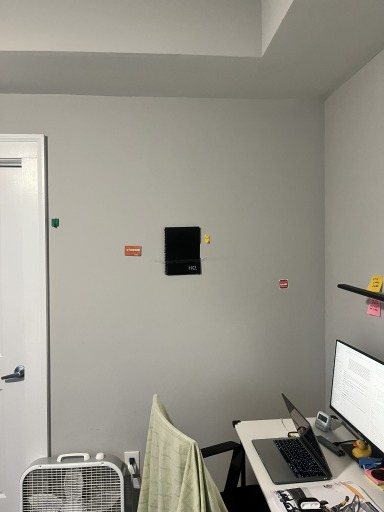
#> input picture data/module3_samples/sample_photo.jpg, 384 x 512 px
$ python verify_convolution.py --experiment --image ../data/module3_samples/sample_photo.jpg
#> lines starting #> are read from the running program, lines starting #| are printed output that depends on the picture
### src/filtering.py
"""
filtering.py

All the blurring math for Module 3, kept in one place so the Streamlit page
(`modules/module3.py`) and the command-line scripts (`blur.py`,
`verify_convolution.py`) are provably running the same code. Same reason
`common.py` exists for Module 2 -- if the app and the scripts each had their
own copy of the convolution, a "proof" that the two domains agree would only
be proving something about whichever copy I happened to run.

Nothing in here calls cv2.filter2D, cv2.blur or cv2.GaussianBlur to do the
actual work. The whole point of the assignment is the filtering itself, so
the spatial convolution is written out from scratch with numpy indexing, and
the frequency-domain version uses only the FFT. OpenCV shows up exactly once,
in `reference_opencv()`, which I use purely as an independent sanity check
that my from-scratch version is correct.

The one thing worth reading before the rest of this file: the DFT implements
*circular* convolution, not linear convolution. Multiplying two DFTs and
transforming back wraps the image around at the borders. So "does the spatial
result equal the Fourier result" only has a yes/no answer once you say which
boundary rule the spatial version used. Match the boundary handling
(`boundary='wrap'` vs `convolve_fft_circular`) and they agree to floating-point
noise; mismatch it and they differ in a border strip of exactly (k-1)/2 pixels
and nowhere else. Both cases are demonstrated in the app, because the second
one is the more instructive picture.

Convention note: this module computes true convolution, so the kernel is
flipped before it is applied. For the symmetric blur kernels here (box and
Gaussian) flipping changes nothing, but writing correlation and calling it
convolution would make the Fourier comparison an accident rather than a proof.
"""
import time

import numpy as np

# numpy pad mode for each boundary rule I expose in the UI.
#   wrap      -- circular; the one the DFT implicitly assumes
#   zero      -- pad with 0 (linear convolution); darkens the border
#   reflect   -- mirror across the edge pixel, OpenCV's BORDER_REFLECT_101
#   replicate -- repeat the edge pixel, OpenCV's BORDER_REPLICATE
_PAD_MODE = {
    'wrap': 'wrap',
    'zero': 'constant',
    'reflect': 'reflect',
    'replicate': 'edge',
}
BOUNDARIES = tuple(_PAD_MODE)


# ---------------------------------------------------------------------------
# Kernels
# ---------------------------------------------------------------------------
def box_kernel(size):
    """size x size mean filter, normalised so the image keeps its brightness.

    Every tap is 1/size^2. Summing to 1 is what makes this a *blur* rather
    than a blur plus a gain -- if the taps summed to S, the whole image would
    come out S times brighter, which in the frequency domain is just
    H(0,0) = S instead of 1.
    """
    size = int(size)
    if size < 1 or size % 2 == 0:
        raise ValueError('kernel size must be a positive odd number, got %r' % size)
    return np.full((size, size), 1.0 / (size * size), dtype=np.float64)


def gaussian_kernel_1d(size, sigma):
    """1D Gaussian, sampled and then normalised to sum to 1.

    Normalising the *sampled* kernel rather than trusting the analytic
    1/(sigma*sqrt(2*pi)) factor matters: the continuous Gaussian has infinite
    support and I'm truncating it to `size` taps, so the samples I keep don't
    quite sum to 1 on their own. Dividing by the actual sum puts that back.
    """
    size = int(size)
    if size < 1 or size % 2 == 0:
        raise ValueError('kernel size must be a positive odd number, got %r' % size)
    if sigma <= 0:
        raise ValueError('sigma must be positive, got %r' % sigma)
    half = size // 2
    x = np.arange(-half, half + 1, dtype=np.float64)
    g = np.exp(-(x ** 2) / (2.0 * sigma ** 2))
    return g / g.sum()


def gaussian_kernel(size, sigma):
    """2D Gaussian as the outer product of two 1D Gaussians.

    The 2D Gaussian is separable -- exp(-(x^2+y^2)/2s^2) factors into
    exp(-x^2/2s^2) * exp(-y^2/2s^2) -- which is why `convolve_separable`
    below can do the same job in O(k) work per pixel instead of O(k^2).
    """
    g = gaussian_kernel_1d(size, sigma)
    return np.outer(g, g)


# [9 lines left out: function suggested_size_for_sigma, not called in this run]


# ---------------------------------------------------------------------------
# Spatial domain
# ---------------------------------------------------------------------------
def convolve_spatial(image, kernel, boundary='wrap'):
    """2D convolution written out by hand. Works on 2D or 3D (colour) arrays.

    The direct definition is

        out[y, x] = sum_i sum_j  h[i, j] * f[y - i + cy, x - j + cx]

    with (cy, cx) the kernel centre. Rather than looping over pixels in
    Python -- which for a 12MP image and a 21x21 kernel is ~5 billion
    interpreted operations -- I loop over the *kernel taps* (at most a few
    hundred) and let numpy do each whole-image shift-and-accumulate as one
    vectorised operation. It is the same arithmetic in the same order, just
    with the loops transposed so the inner one runs in C.

    Boundary handling is done by padding first and then taking plain slices,
    so every output pixel is computed by the identical expression and there
    is no special case at the edges.
    """
    f = np.asarray(image, dtype=np.float64)
    h = np.asarray(kernel, dtype=np.float64)
    if h.ndim != 2:
        raise ValueError('kernel must be 2D')
    if boundary not in _PAD_MODE:
        raise ValueError('boundary must be one of %s' % (BOUNDARIES,))

    if f.ndim == 3:            # colour: filter each channel independently
        return np.stack([convolve_spatial(f[..., c], h, boundary)
                         for c in range(f.shape[2])], axis=-1)

    kh, kw = h.shape
    cy, cx = kh // 2, kw // 2
    H, W = f.shape

    # Pad so that f[y - i + cy, x - j + cx] is always in range. Working
    # through the index limits: i runs 0..kh-1, so the row index reaches as
    # low as cy - (kh - 1) and as high as H - 1 + cy. Hence (kh-1-cy) rows
    # before and cy rows after.
    pad = ((kh - 1 - cy, cy), (kw - 1 - cx, cx))
    mode = _PAD_MODE[boundary]
    P = np.pad(f, pad, mode=mode) if mode != 'constant' else np.pad(f, pad, mode='constant', constant_values=0.0)

    # After padding, f[y - i + cy] sits at P[y + kh - 1 - i].
    out = np.zeros((H, W), dtype=np.float64)
    for i in range(kh):
        r0 = kh - 1 - i
        for j in range(kw):
            w = h[i, j]
            if w == 0.0:
                continue
            c0 = kw - 1 - j
            out += w * P[r0:r0 + H, c0:c0 + W]
    return out


# [13 lines left out: function convolve_separable, not called in this run]


_CV_BORDER = {
    'zero': 'BORDER_CONSTANT',
    'reflect': 'BORDER_REFLECT_101',
    'replicate': 'BORDER_REPLICATE',
}


# [20 lines left out: function reference_opencv, not called in this run]


# ---------------------------------------------------------------------------
# Frequency domain
# ---------------------------------------------------------------------------
def kernel_to_psf(kernel, shape):
    """Embed the kernel in an image-sized array with its centre at index (0,0).

    This is the step people usually get wrong. The DFT treats index 0 as the
    origin, but my kernel's origin is its middle tap. If I just drop the
    kernel into the top-left corner and transform it, the result is correct
    up to a linear phase ramp -- which comes back as the whole image being
    shifted diagonally by (cy, cx) pixels. Rolling the centre tap to (0, 0)
    first is what removes that shift.
    """
    h = np.asarray(kernel, dtype=np.float64)
    kh, kw = h.shape
    H, W = shape[:2]
    if kh > H or kw > W:
        raise ValueError('kernel is larger than the image')
    psf = np.zeros((H, W), dtype=np.float64)
    psf[:kh, :kw] = h
    return np.roll(psf, (-(kh // 2), -(kw // 2)), axis=(0, 1))


def transfer_function(kernel, shape):
    """H(u, v): the DFT of the padded, centred kernel. The filter's frequency response."""
    return np.fft.fft2(kernel_to_psf(kernel, shape))


def convolve_fft_circular(image, kernel):
    """Blur by multiplying in the Fourier domain: F(u,v) * H(u,v), then invert.

    This is the convolution theorem applied literally, and it is the exact
    counterpart of convolve_spatial(..., boundary='wrap') -- same arithmetic,
    different route. The imaginary part of the inverse transform is pure
    round-off (both inputs are real, so the spectrum is conjugate-symmetric
    and the result must be real); I return its size from `compare` so it can
    be reported rather than silently discarded.
    """
    f = np.asarray(image, dtype=np.float64)
    if f.ndim == 3:
        return np.stack([convolve_fft_circular(f[..., c], kernel)
                         for c in range(f.shape[2])], axis=-1)
    Hf = transfer_function(kernel, f.shape)
    return np.real(np.fft.ifft2(np.fft.fft2(f) * Hf))


# [24 lines left out: function convolve_fft_linear, not called in this run]


# ---------------------------------------------------------------------------
# Comparing the two routes
# ---------------------------------------------------------------------------
def compare(a, b, peak=255.0):
    """Error metrics between two versions of the same blurred image.

    max_abs is the number that actually settles the question: if the two
    domains are doing the same thing, it should sit at the level of
    double-precision round-off accumulated over the transform (~1e-10 or
    smaller for 8-bit-valued inputs), not at the level of a visible pixel
    difference. PSNR is included because it is the familiar image-quality
    number, but it saturates and is the less informative of the two here.
    """
    a = np.asarray(a, dtype=np.float64)
    b = np.asarray(b, dtype=np.float64)
    d = np.abs(a - b)
    mse = float(np.mean((a - b) ** 2))
    return {
        'max_abs': float(d.max()),
        'mean_abs': float(d.mean()),
        'rmse': float(np.sqrt(mse)),
        'psnr_db': float('inf') if mse == 0 else float(10.0 * np.log10(peak * peak / mse)),
        'eps_multiples': float(d.max() / np.finfo(np.float64).eps),
    }


# [30 lines left out: functions difference_map, log_spectrum, not called in this run]


def timed(fn, *args, **kwargs):
    """Run fn and return (result, elapsed_seconds). perf_counter, not time()."""
    t0 = time.perf_counter()
    result = fn(*args, **kwargs)
    return result, time.perf_counter() - t0


# ---------------------------------------------------------------------------
# Test imagery (so the demo works with no uploads)
# ---------------------------------------------------------------------------
# [36 lines left out: function synthetic, not called in this run]


SYNTHETIC_KINDS = ('checkerboard', 'step edge', 'circle',
                   'white noise', 'sine grating', 'impulse')


def to_uint8(x):
    """Clip to 0..255 and cast, for display only. Never feed this back into the math."""
    return np.clip(np.asarray(x), 0, 255).astype(np.uint8)


# [6 lines left out: function to_gray, not called in this run]

### src/verify_convolution.py
"""
verify_convolution.py -- Module 3, the evidence, reproducible from a terminal.

This is the script behind the numbers in the report. It does three things:

  --selftest   a set of assertions that must hold if the implementation is
               right: spatial == Fourier, zero-padded spatial == linear FFT,
               my convolution == cv2.filter2D, separable == full 2D, blurring
               an impulse returns the kernel, and a box filter turns a step
               edge into a ramp of exactly the predicted width. Exits non-zero
               if any of them fails, so it can be run before submitting.

  --experiment the main validation table: for a range of kernel sizes, blur a
               real image both ways and record how far apart the two results
               are. Writes results_equivalence.csv.

  --timing     the cost sweep: naive spatial vs separable vs FFT against
               kernel size. Writes results_timing.csv and timing_plot.png.

Usage
-----
    cd src
    python verify_convolution.py --selftest
    python verify_convolution.py --experiment --image ../data/module3_samples/sample_photo.jpg
    python verify_convolution.py --timing
    python verify_convolution.py --all          # all three

Why a self-test at all: the claim being made is "these two things are equal",
and the cheapest way to fake that claim is a bug that makes both routes call
the same code. The assertions below pin each route against something external
to it -- OpenCV, an analytic result, or a different algorithm -- so agreement
means agreement.
"""
import argparse
import os
import sys

import numpy as np

sys.path.insert(0, os.path.dirname(os.path.abspath(__file__)))
import filtering as F

TOL = 1e-8                     # anything below this on 0..255 data is round-off
HERE = os.path.dirname(os.path.abspath(__file__))


# [81 lines left out: functions _ok, selftest, not called in this run]


def experiment(image_path):
    """The validation table for the report: both routes, several kernel sizes."""
#> called with image_path = '../data/module3_samples/sample_photo.jpg'
    import cv2
    img = cv2.imread(image_path, cv2.IMREAD_GRAYSCALE)
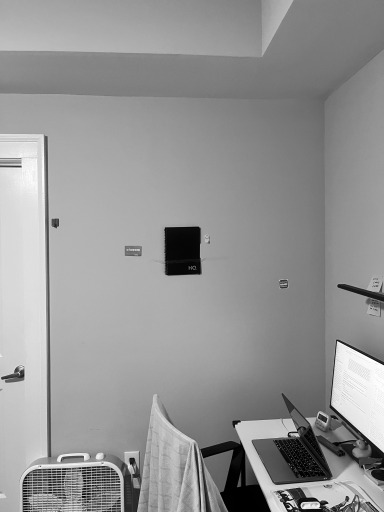
#> img: shape (512, 384); min 0, max 255, mean 148.2
    if img is None:
        raise SystemExit('could not read %s' % image_path)
    img = img.astype(np.float64)
    print('Equivalence experiment on %s (%dx%d, grayscale)'
          % (image_path, img.shape[1], img.shape[0]))
#| Equivalence experiment on ../data/module3_samples/sample_photo.jpg (384x512, grayscale)
    print('-' * 96)
    print('%-18s %10s %10s %13s %13s %13s %9s'
          % ('filter', 'spatial s', 'fft s', 'max|A-B|', 'mean|A-B|', 'RMSE', 'PSNR dB'))

    rows = []
    for size, sigma in [(3, None), (5, None), (9, None), (15, None),
                        (9, 1.5), (15, 2.5), (21, 3.5), (31, 5.0)]:
        if sigma is None:
            k, name = F.box_kernel(size), 'box %dx%d' % (size, size)
        else:
            k, name = F.gaussian_kernel(size, sigma), 'gauss %d s=%.1f' % (size, sigma)
        a, ta = F.timed(F.convolve_spatial, img, k, 'wrap')
        b, tb = F.timed(F.convolve_fft_circular, img, k)
        m = F.compare(a, b)
        psnr = 'inf' if np.isinf(m['psnr_db']) else '%.1f' % m['psnr_db']
        print('%-18s %10.4f %10.4f %13.3e %13.3e %13.3e %9s'
              % (name, ta, tb, m['max_abs'], m['mean_abs'], m['rmse'], psnr))
        rows.append({'filter': name, 'spatial_s': ta, 'fft_s': tb,
                     'max_abs_diff': m['max_abs'], 'mean_abs_diff': m['mean_abs'],
                     'rmse': m['rmse'], 'psnr_db': m['psnr_db'],
                     'ulps': m['eps_multiples']})
#> this loop made 8 passes
#> (ta, tb, mse in compare, psnr) on passes 1 to 8: (0.00852, 0.0229, 1.16e-27, '317.5'), (0.0123, 0.0197, 2.13e-27, '314.8'), (0.0357, 0.0152, 8.12e-27, '309.0'), (0.0999, 0.0196, 6.05e-26, '300.3'), (0.037, 0.0152, 3.66e-27, '312.5'), (0.101, 0.0189, 9.87e-27, '308.2'), (0.183, 0.015, 1.56e-26, '306.2'), (0.432, 0.0193, 2.69e-26, '303.8')
#| box 3x3                0.0085     0.0229     1.421e-13     2.563e-14     3.405e-14     317.5
#| box 5x5                0.0123     0.0197     2.274e-13     3.544e-14     4.615e-14     314.8
#| box 9x9                0.0357     0.0152     4.832e-13     6.685e-14     9.012e-14     309.0
#| box 15x15              0.0999     0.0196     9.095e-13     1.952e-13     2.461e-13     300.3
#| gauss 9 s=1.5          0.0370     0.0152     2.842e-13     4.646e-14     6.052e-14     312.5
#| gauss 15 s=2.5         0.1012     0.0189     5.684e-13     7.370e-14     9.937e-14     308.2
#| gauss 21 s=3.5         0.1833     0.0150     7.105e-13     9.472e-14     1.248e-13     306.2
#| gauss 31 s=5.0         0.4316     0.0193     8.811e-13     1.265e-13     1.640e-13     303.8
#> pass 1, in compare, `d = np.abs(a - b)`:
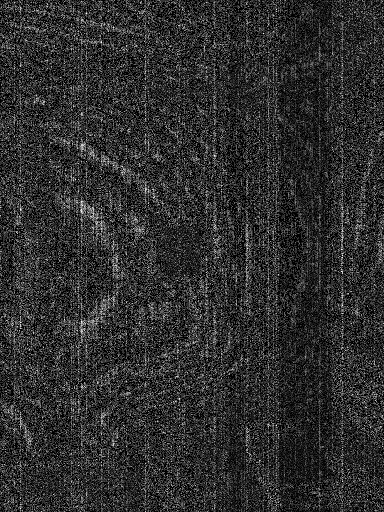
#> d: shape (512, 384) float64; min 0, max 1.42e-13, mean 2.56e-14; drawn with min black and max white
#> pass 2, in experiment, `a, ta = F.timed(F.convolve_spatial, img, k, 'wrap')`:
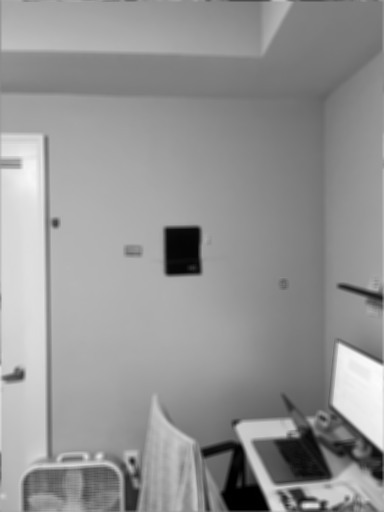
#> a: shape (512, 384) float64; min 0, max 251.6, mean 148.2
#> after the loop:
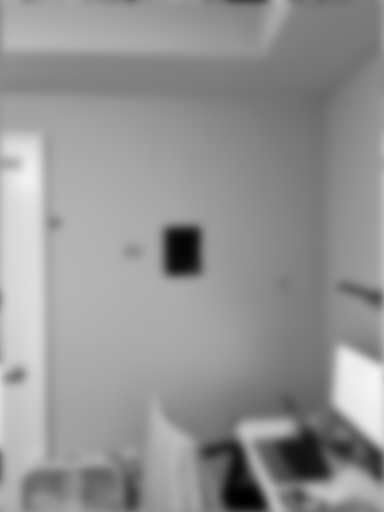
#> a: shape (512, 384) float64; min 0.59, max 245.4, mean 148.2
#> after the loop, rows = 8 items

    # The boundary-mismatch case, which is the more interesting picture: keep
    # the Fourier side as-is but let the spatial side mirror instead of wrap,
    # then show the disagreement lives only in the border strip.
    k = F.gaussian_kernel(15, 2.5)
    h = 15 // 2
    a = F.convolve_spatial(img, k, 'reflect')
#> in convolve_spatial (call 9), `P = np.pad(f, pad, mode=mode) if mode != 'constant' else np.pad(f, pad..`:
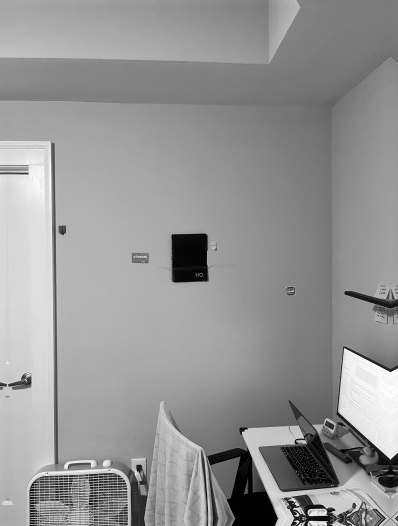
#> P: shape (526, 398) float64; min 0, max 255, mean 148.6
    b = F.convolve_fft_circular(img, k)
    d = np.abs(a - b)
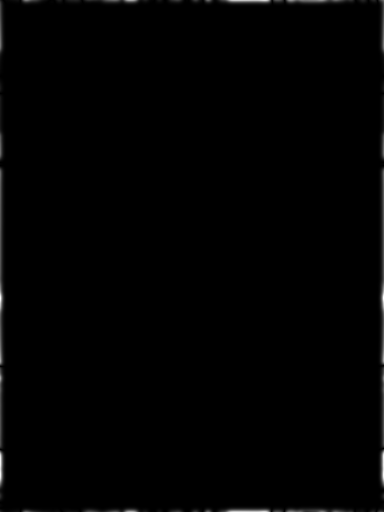
#> d: shape (512, 384) float64; min 0, max 70.58, mean 0.4; drawn with min black and max white
    print('-' * 96)
    print('Boundary-mismatch case (spatial reflects, Fourier wraps), gauss 15 s=2.5:')
    print('  max difference over the whole image : %.3e' % d.max())
#|   max difference over the whole image : 7.058e+01
    print('  max difference with the %d-px border cropped : %.3e'
          % (h, d[h:-h, h:-h].max()))
#|   max difference with the 7-px border cropped : 5.684e-13
    print('  -> the disagreement is exactly the (k-1)/2 strip the kernel')
    print('     overhangs, and identically zero everywhere else.')

    out = os.path.join(HERE, 'results_equivalence.csv')
    try:
        import pandas as pd
        pd.DataFrame(rows).to_csv(out, index=False)
        print('\nwrote %s' % out)
    except ImportError:
        pass
    return rows


# [58 lines left out: function timing, not called in this run]


def main():
    p = argparse.ArgumentParser(description='Validation for Module 3.')
    p.add_argument('--selftest', action='store_true')
    p.add_argument('--experiment', action='store_true')
    p.add_argument('--timing', action='store_true')
    p.add_argument('--all', action='store_true')
    p.add_argument('--image',
                   default=os.path.join(HERE, '..', 'data', 'module3_samples',
                                        'sample_photo.jpg'))
    p.add_argument('--side', type=int, default=384)
    p.add_argument('--max-kernel', type=int, default=31)
    args = p.parse_args()

    if not any([args.selftest, args.experiment, args.timing, args.all]):
        args.all = True

    ok = True
    if args.selftest or args.all:
        ok = selftest()
        print()
    if args.experiment or args.all:
        experiment(args.image)
        print()
    if args.timing or args.all:
        timing(args.side, args.max_kernel)

    sys.exit(0 if ok else 1)
#> (the program exits here)
